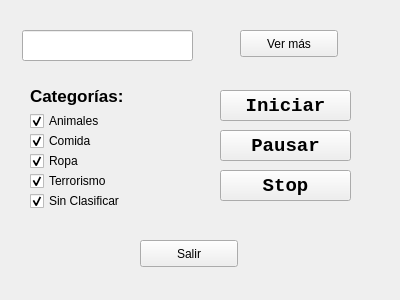
<?xml version="1.0" encoding="UTF-8"?>
<ui version="4.0">
 <class>Form</class>
 <widget class="QWidget" name="Form">
  <property name="geometry">
   <rect>
    <x>0</x>
    <y>0</y>
    <width>400</width>
    <height>300</height>
   </rect>
  </property>
  <property name="windowTitle">
   <string>Form</string>
  </property>
  <widget class="QPushButton" name="verMas">
   <property name="geometry">
    <rect>
     <x>240</x>
     <y>30</y>
     <width>98</width>
     <height>27</height>
    </rect>
   </property>
   <property name="text">
    <string>Ver más</string>
   </property>
  </widget>
  <widget class="QLineEdit" name="cuadroUsuario">
   <property name="geometry">
    <rect>
     <x>22</x>
     <y>30</y>
     <width>171</width>
     <height>31</height>
    </rect>
   </property>
  </widget>
  <widget class="QLabel" name="label">
   <property name="geometry">
    <rect>
     <x>30</x>
     <y>80</y>
     <width>141</width>
     <height>31</height>
    </rect>
   </property>
   <property name="font">
    <font>
     <pointsize>13</pointsize>
     <weight>75</weight>
     <bold>true</bold>
    </font>
   </property>
   <property name="text">
    <string>Categorías:</string>
   </property>
  </widget>
  <widget class="QCheckBox" name="checkBoxAnimales">
   <property name="geometry">
    <rect>
     <x>30</x>
     <y>110</y>
     <width>97</width>
     <height>22</height>
    </rect>
   </property>
   <property name="text">
    <string>Animales</string>
   </property>
   <property name="checked">
    <bool>true</bool>
   </property>
  </widget>
  <widget class="QCheckBox" name="checkBoxComida">
   <property name="geometry">
    <rect>
     <x>30</x>
     <y>130</y>
     <width>97</width>
     <height>22</height>
    </rect>
   </property>
   <property name="text">
    <string>Comida</string>
   </property>
   <property name="checked">
    <bool>true</bool>
   </property>
  </widget>
  <widget class="QCheckBox" name="checkBoxRopa">
   <property name="geometry">
    <rect>
     <x>30</x>
     <y>150</y>
     <width>97</width>
     <height>22</height>
    </rect>
   </property>
   <property name="text">
    <string>Ropa</string>
   </property>
   <property name="checked">
    <bool>true</bool>
   </property>
  </widget>
  <widget class="QCheckBox" name="checkBoxTerrorismo">
   <property name="geometry">
    <rect>
     <x>30</x>
     <y>170</y>
     <width>97</width>
     <height>22</height>
    </rect>
   </property>
   <property name="text">
    <string>Terrorismo</string>
   </property>
   <property name="checked">
    <bool>true</bool>
   </property>
  </widget>
  <widget class="QCheckBox" name="checkBoxSc">
   <property name="enabled">
    <bool>true</bool>
   </property>
   <property name="geometry">
    <rect>
     <x>30</x>
     <y>190</y>
     <width>121</width>
     <height>22</height>
    </rect>
   </property>
   <property name="text">
    <string>Sin Clasificar</string>
   </property>
   <property name="checked">
    <bool>true</bool>
   </property>
  </widget>
  <widget class="QPushButton" name="iniciar">
   <property name="geometry">
    <rect>
     <x>220</x>
     <y>90</y>
     <width>131</width>
     <height>31</height>
    </rect>
   </property>
   <property name="font">
    <font>
     <family>Liberation Mono</family>
     <pointsize>14</pointsize>
     <weight>75</weight>
     <bold>true</bold>
     <underline>false</underline>
    </font>
   </property>
   <property name="text">
    <string>Iniciar</string>
   </property>
  </widget>
  <widget class="QPushButton" name="stop">
   <property name="geometry">
    <rect>
     <x>220</x>
     <y>170</y>
     <width>131</width>
     <height>31</height>
    </rect>
   </property>
   <property name="font">
    <font>
     <family>Liberation Mono</family>
     <pointsize>14</pointsize>
     <weight>75</weight>
     <bold>true</bold>
     <underline>false</underline>
    </font>
   </property>
   <property name="text">
    <string>Stop</string>
   </property>
  </widget>
  <widget class="QPushButton" name="salir">
   <property name="geometry">
    <rect>
     <x>140</x>
     <y>240</y>
     <width>98</width>
     <height>27</height>
    </rect>
   </property>
   <property name="text">
    <string>Salir</string>
   </property>
  </widget>
  <widget class="QPushButton" name="pausar">
   <property name="geometry">
    <rect>
     <x>220</x>
     <y>130</y>
     <width>131</width>
     <height>31</height>
    </rect>
   </property>
   <property name="font">
    <font>
     <family>Liberation Mono</family>
     <pointsize>14</pointsize>
     <weight>75</weight>
     <bold>true</bold>
     <underline>false</underline>
    </font>
   </property>
   <property name="text">
    <string>Pausar</string>
   </property>
  </widget>
 </widget>
 <resources/>
 <connections/>
</ui>
